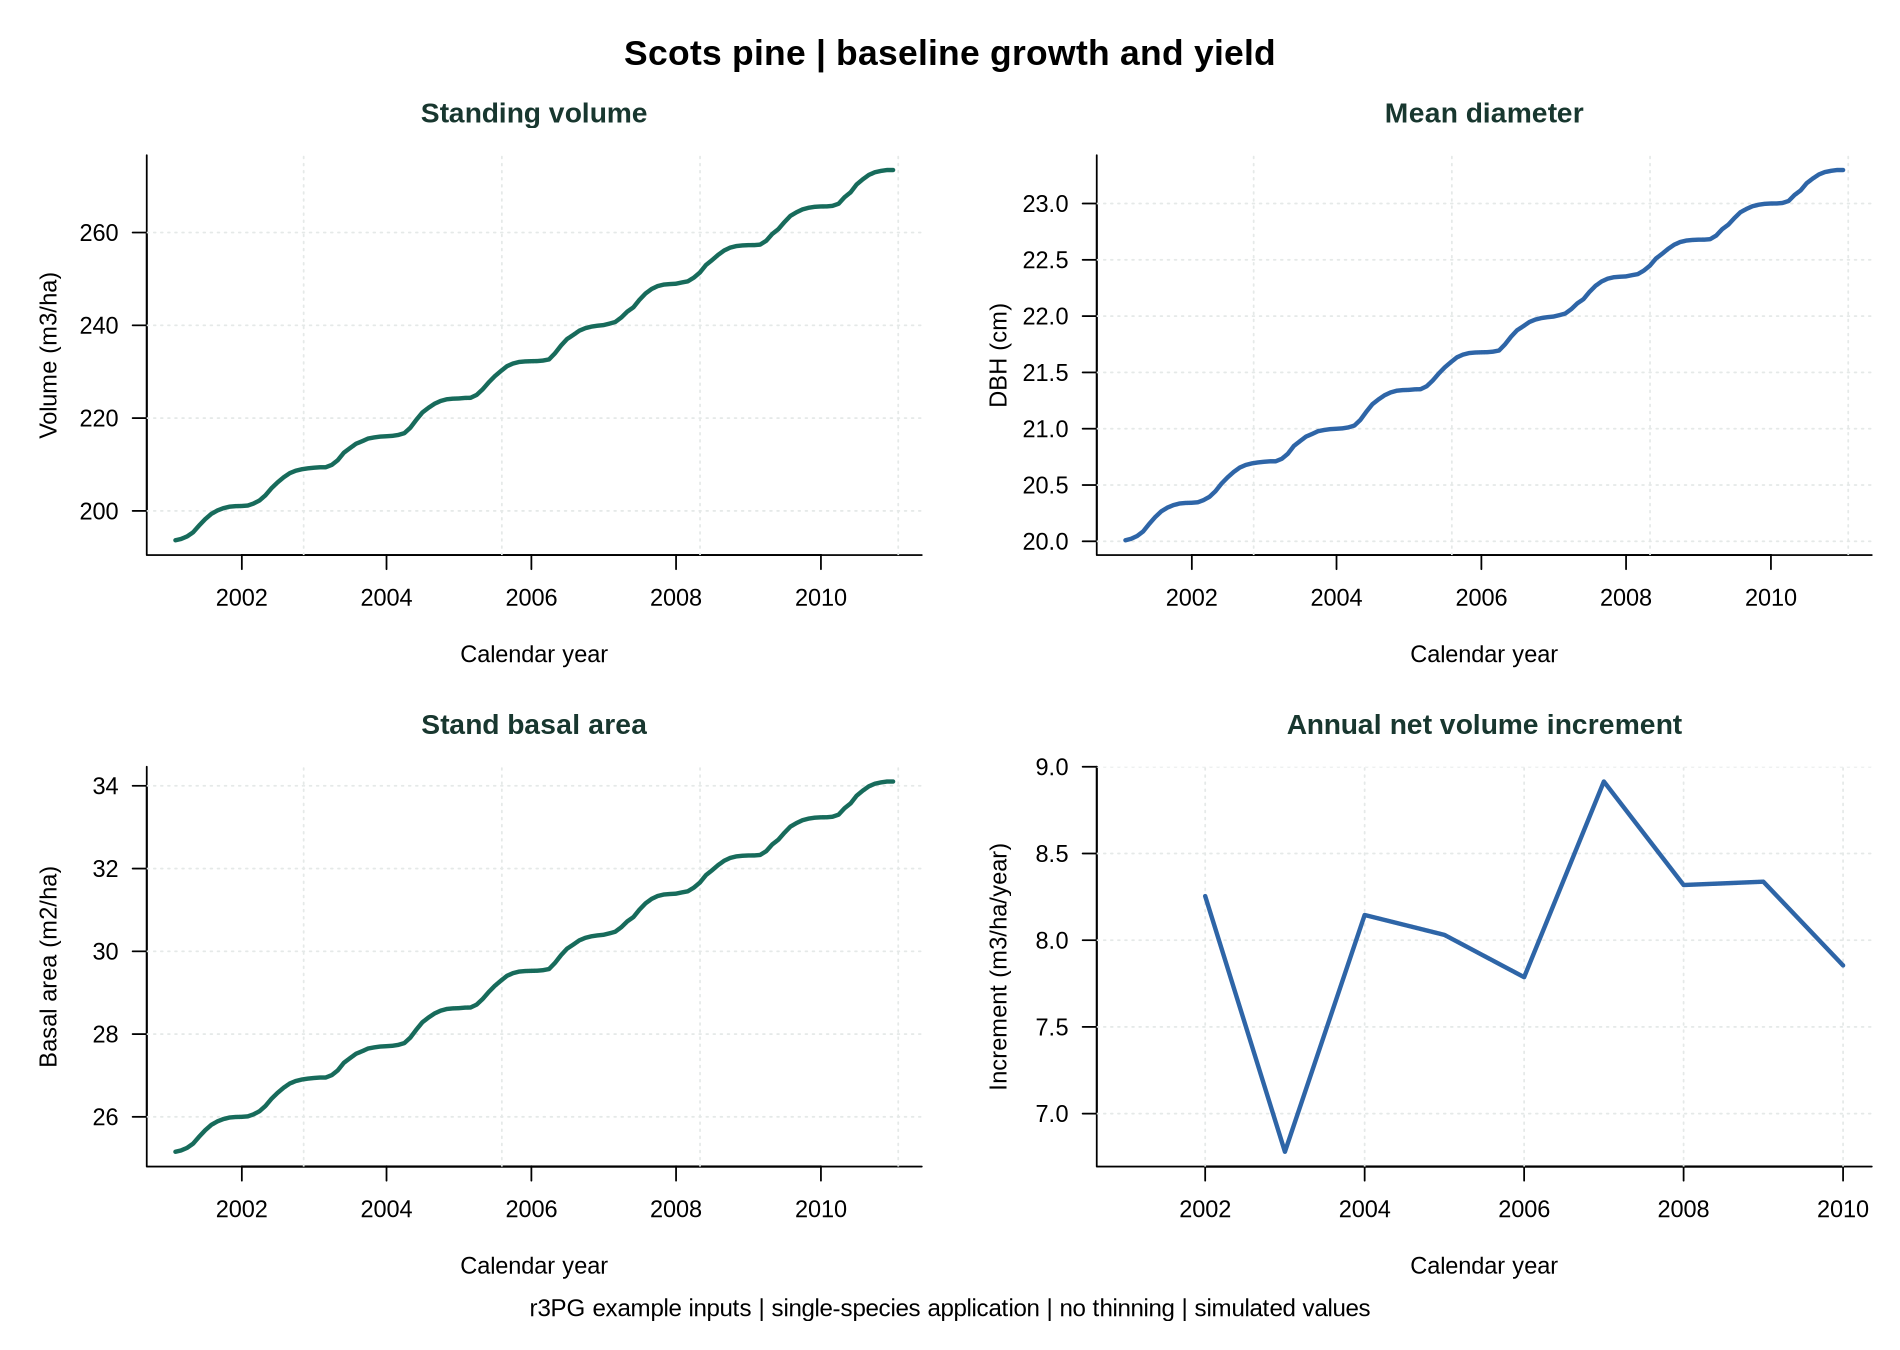

This figure's R source:
# BASELINE: 2001-2010 example weather; pine only.
# Run from the repository root (set it as your RStudio working directory).
# install.packages("r3PG") # Once, if needed.
if (!requireNamespace("r3PG", quietly = TRUE)) stop("Install r3PG first")
library(r3PG)
if (as.character(packageVersion("r3PG")) != "0.1.6") stop("Use verified r3PG 0.1.6 or revalidate")
dir.create("outputs", showWarnings = FALSE)
dir.create("figures", showWarnings = FALSE)

# Difference of consecutive annual standing stocks; first value is missing.
calculate_increment <- function(volume) {
  c(NA_real_, diff(volume))
}

# Extract pine from the package mixed-species example.
pine_species <- d_species[d_species$species == "Pinus sylvestris", , drop = FALSE]
pine_parameters <- d_parameters[, c("parameter", "Pinus sylvestris"), drop = FALSE]
pine_sizeDist <- d_sizeDist[, c("parameter", "Pinus sylvestris"), drop = FALSE]
pine_site <- d_site
stopifnot(nrow(pine_species) == 1)

analysis_name <- "baseline"
pine_climate <- d_climate

settings <- list(light_model = 2, transp_model = 2, phys_model = 2,
                 height_model = 1, correct_bias = 0, calculate_d13c = 0)
pine_output <- run_3PG(
  site = pine_site, species = pine_species, climate = pine_climate,
  thinning = NULL, parameters = pine_parameters, size_dist = pine_sizeDist,
  settings = settings, check_input = TRUE, df_out = TRUE
)

# Match variables by date rather than assuming the same output row order.
variables <- c("age", "volume", "dbh", "height", "basal_area", "stems_n")
z <- pine_output[pine_output$variable == "volume", ]
monthly <- data.frame(date = sort(z$date))
for (v in variables) {
  z <- pine_output[pine_output$variable == v, c("date", "value")]
  stopifnot(!anyDuplicated(z$date))
  monthly[[v]] <- z$value[match(monthly$date, z$date)]
}
expected <- seq(as.Date(paste0(pine_site$from, "-01")),
                as.Date(paste0(pine_site$to, "-01")), by = "month")
stopifnot(nrow(monthly) == length(expected),
          identical(format(monthly$date, "%Y-%m"), format(expected, "%Y-%m")),
          all(is.finite(as.matrix(monthly[variables]))),
          all(monthly$age > 0), all(monthly$stems_n > 0),
          all(as.matrix(monthly[setdiff(variables, "age")]) >= 0))

# December endpoints: annual stocks, not sums of monthly standing volume.
annual <- monthly[format(monthly$date, "%m") == "12", ]
annual$year <- as.integer(format(annual$date, "%Y"))
stopifnot(all(diff(annual$year) == 1))
annual$net_CAI_m3_ha_yr <- calculate_increment(annual$volume)
annual$MAI_standing_m3_ha_yr <- annual$volume / annual$age
annual$qmd_cm <- sqrt(40000 * annual$basal_area / (pi * annual$stems_n))
rownames(annual) <- NULL

# Arithmetic checks; these are not ecological validation against observations.
stopifnot(identical(calculate_increment(c(100, 110, 106)), c(NA_real_, 10, -4)),
          abs(sqrt(40000 * (pi * 10) / (pi * 1000)) - 20) < 1e-10)
write.csv(monthly, paste0("outputs/", analysis_name, "_monthly.csv"), row.names = FALSE)
write.csv(annual, paste0("outputs/", analysis_name, "_annual.csv"), row.names = FALSE, na = "")
saveRDS(list(site = pine_site, species = pine_species, climate = pine_climate,
             parameters = pine_parameters, size_dist = pine_sizeDist,
             settings = settings, thinning = NULL),
        paste0("outputs/", analysis_name, "_inputs.rds"))
dir.create("outputs/inputs", showWarnings = FALSE)
input_tables <- list(site = pine_site, species = pine_species, climate = pine_climate,
                     parameters = pine_parameters, size_dist = pine_sizeDist)
for (nm in names(input_tables)) {
  write.csv(input_tables[[nm]], paste0("outputs/inputs/", analysis_name, "_", nm, ".csv"),
            row.names = FALSE)
}
capture.output(sessionInfo(), file = paste0("outputs/", analysis_name, "_sessionInfo.txt"))

# Simple reusable plotting function, defined here to keep this script standalone.
green <- "#176B5B"; blue <- "#2E65A7"; orange <- "#B65B26"
plot_panel <- function(x, y, title, ylab, color = green, xlab = "Stand age (years)") {
  plot(x, y, type = "n", main = title, xlab = xlab, ylab = ylab,
       col.main = "#18372F", bty = "l", las = 1)
  grid(col = "#E5E9E8")
  lines(x, y, col = color, lwd = 2.5)
}

png("figures/01_baseline_growth.png", width = 1900, height = 1350, res = 170)
par(mfrow = c(2, 2), mar = c(4.5, 5.2, 3, 1), oma = c(2, 0, 2.5, 0))
plot_panel(monthly$date, monthly$volume, "Standing volume", "Volume (m3/ha)", xlab = "Calendar year")
plot_panel(monthly$date, monthly$dbh, "Mean diameter", "DBH (cm)", blue, "Calendar year")
plot_panel(monthly$date, monthly$basal_area, "Stand basal area", "Basal area (m2/ha)", green, "Calendar year")
plot_panel(annual$year, annual$net_CAI_m3_ha_yr, "Annual net volume increment", "Increment (m3/ha/year)", blue, "Calendar year")
mtext("Scots pine | baseline growth and yield", outer = TRUE, side = 3, font = 2, cex = 1.25)
mtext("r3PG example inputs | single-species application | no thinning | simulated values", outer = TRUE, side = 1, cex = .85)
dev.off()
print(annual[, c("year", "age", "volume", "net_CAI_m3_ha_yr", "MAI_standing_m3_ha_yr")])
